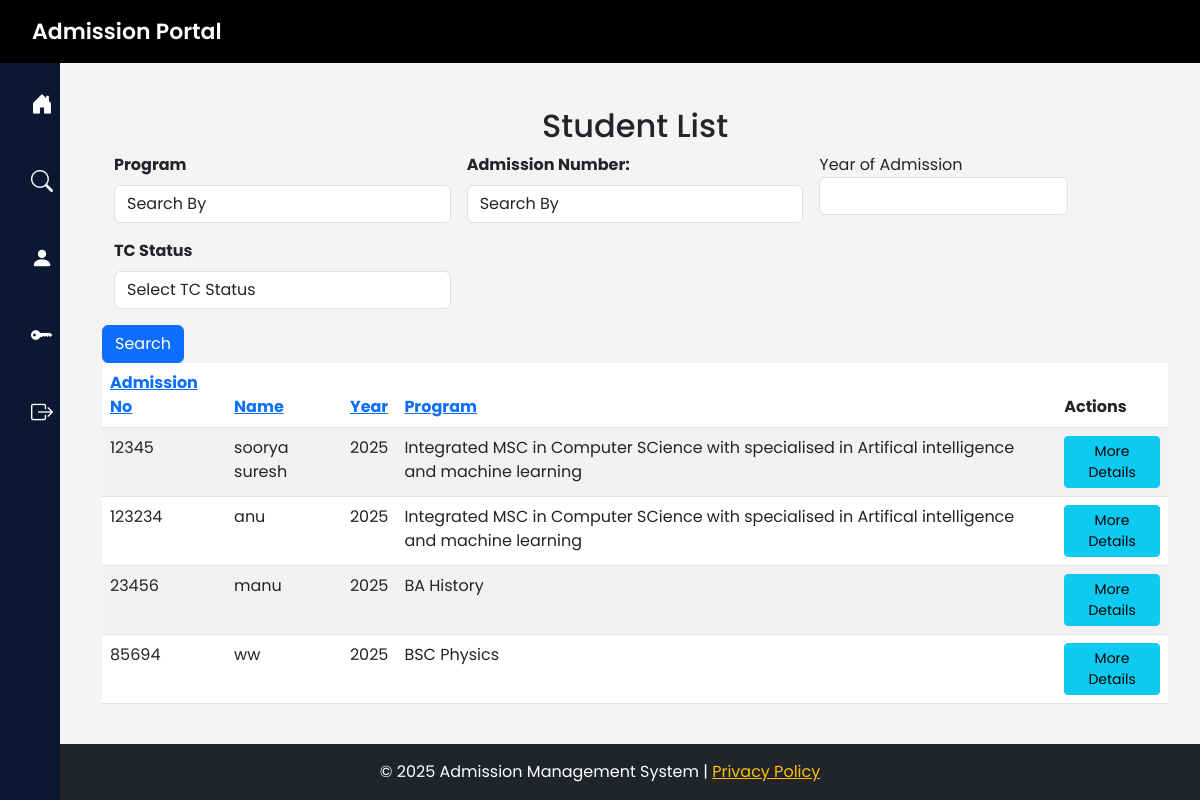
The page /students/ on the database its author committed.
### admission/models.py (models this page shows, shortened)
class Student(models.Model):
    user = models.OneToOneField(User, on_delete=models.CASCADE,null=True,default=None)
    stud_name = models.CharField(max_length=100)
    stud_adm_no = models.CharField(max_length=20, unique=True)
    stud_reg_no = models.CharField(max_length=20, unique=True, blank=True, null=True)
    stud_roll_no = models.CharField(max_length=20, unique=True, blank=True, null=True)
    aadhaar = models.CharField(max_length=12, unique=True)
    abc_id = models.CharField(max_length=50, blank=True, null=True)
    email = models.EmailField(unique=True)
    phone = models.CharField(max_length=15)
    dob = models.DateField()
    caste = models.ForeignKey(Caste, on_delete=models.SET_NULL, blank=True, null=True)  # Foreign Key to Caste
    religion = models.ForeignKey(Religion, on_delete=models.SET_NULL, blank=True, null=True)  # Foreign Key to Religion
    quota = models.ForeignKey(Quota, on_delete=models.SET_NULL, blank=True, null=True)
    category = models.ForeignKey(Category, on_delete=models.SET_NULL, blank=True, null=True)
    program= models.ForeignKey(Program, on_delete=models.SET_NULL, blank=True, null=True)  # Foreign Key to Quota# Foreign Key to Quota
    pathway= models.ForeignKey(Pathway, on_delete=models.SET_NULL, blank=True, null=True)  # Foreign Key to Quota# Foreign Key to Quota
    board=models.ForeignKey(Board, on_delete=models.SET_NULL, blank=True, null=True)
    normalized_mark = models.FloatField(default=0.0)
    parent_name = models.CharField(max_length=100)
    parent_mob = models.CharField(max_length=15)
    house_name = models.CharField(max_length=100)
    post = models.CharField(max_length=50)
    district = models.CharField(max_length=50)
    state = models.CharField(max_length=50)
    pincode = models.CharField(max_length=10)
    date_of_joining = models.DateField()
    income = models.DecimalField(max_digits=10, decimal_places=2, blank=True, null=True)
    egrantz = models.BooleanField(default=False)
    status = models.BooleanField(default=True)  # Active/Inactive
    gender = models.CharField(max_length=10, choices=[('Male', 'Male'), ('Female', 'Female'), ('Other', 'Other')])
    blood_group = models.CharField(max_length=5, choices=[('A+', 'A+'), ('A-', 'A-'), ('B+', 'B-'), ('O+', 'O-'), ('AB+', 'AB-')])
    language=models.CharField(max_length=10, choices=[('Malayalam', 'Malayalam'), ('Hindi', 'Hindi')] ,default='Malayalam')
    identification_mark = models.TextField(blank=True, null=True)
    year_of_admission = models.IntegerField(default=2025)
    from django.core.validators import FileExtensionValidator
    photo = models.ImageField(
        upload_to='student_photos/',
        blank=True,
        null=True,
        validators=[FileExtensionValidator(['jpg', 'jpeg', 'png'])]
    )

class Program(models.Model):
    program_name = models.CharField(max_length=100, unique=True)
    department = models.ForeignKey(Department, on_delete=models.SET_NULL, blank=True, null=True)  # ForeignKey to Department
    program_level = models.ForeignKey(ProgramLevel, on_delete=models.SET_NULL, blank=True, null=True)  # ForeignKey to ProgramLevel

### admission/views.py (the view)
# urls.py: path('students/', views.student_list, name='student_list'),
def student_list(request):
    students = Student.objects.all()
    programs = Program.objects.all()
    admission_numbers = Student.objects.values_list('stud_adm_no', flat=True).distinct()
    program_id = request.GET.get('program')
    stud_adm_no = request.GET.get('stud_adm_no')
    year_of_admission = request.GET.get('year_of_admission')
    tc_status = request.GET.get('tc_status')  # TC Status filter
    if program_id:
        students = students.filter(program_id=program_id)
    if stud_adm_no:
        students = students.filter(stud_adm_no=stud_adm_no)
    if year_of_admission:
        students = students.filter(year_of_admission=year_of_admission)
    if tc_status == "exclude":
        students = students.filter(status=True)  # Exclude students with status=True
    elif tc_status == "include":
        students = students.filter(status=False)  # Include only students with status=False
    return render(request, 'student_list.html', {
        'students': students,
        'programs': programs,
        'admission_numbers': admission_numbers,
    })

### admission/context_processors.py (called while the page is built)
def user_groups(request):
    is_office = request.user.groups.filter(name='office').exists()
    is_hod = request.user.groups.filter(name='hod').exists()
    is_superuser = request.user.is_superuser
    return {
        'is_office': is_office,
        'is_hod': is_hod,
        'is_superuser': is_superuser
    }

### admission/templates/student_list.html (shortened to what this page needs)
{% extends 'base.html' %}
{% block content %}
<div class="container mt-4">
    <h2 class="text-center">Student List</h2>
    <form method="GET" class="row g-3">
        <div class="col-md-4">
            <label class="form-label fw-bold">Program</label>
            <select name="program" class="form-control">
                <option value="">Search By</option>
            </select>
        </div>
        <div class="col-md-4">
            <label class="form-label fw-bold">Admission Number:</label>
            <select name="stud_adm_no" class="form-control">
                <option value="">Search By</option>
            </select>
        </div>
            <div class="col-md-3">
                <label>Year of Admission</label>
                <input type="number" name="year_of_admission" class="form-control" value="{{ request.GET.year_of_admission }}">
            </div>
            <div class="col-md-4">
                <label class="form-label fw-bold">TC Status</label>
                <select name="tc_status" class="form-control">
                    <option value=""> Select TC Status</option>
                </select>
            </div>
        </div>
        <button type="submit" class="btn btn-primary mt-3">Search</button>
    <table class="table table-striped">
        <thead>
            <tr>
                <th><a href="?sort_by=stud_adm_no">Admission No</a></th>
                <th><a href="?sort_by=stud_name">Name</a></th>
                <th><a href="?sort_by=year_of_admission">Year</a></th>
                <th><a href="?sort_by=program">Program</a></th>
                <th>Actions</th>
            </tr>
        </thead>
        <tbody>
            {% for student in students %}
            <tr>
                <td>{{ student.stud_adm_no }}</td>
                <td>{{ student.stud_name }}</td>
                <td>{{ student.year_of_admission }}</td>
                <td>{{ student.program.program_name }}</td>
                <td>
                    <a href="{% url 'student_detail' student.id %}" class="btn btn-info btn-sm">More Details</a>
                </td>
            </tr>
            {% empty %}
            <tr>
                <td colspan="5" class="text-center">No students found.</td>
            </tr>
            {% endfor %}
        </tbody>
    </table>
</div>
{% endblock %}

### templates/base.html (style rules this page uses)
body { font-family: 'Poppins', sans-serif; background: #f4f4f4; display: flex; min-height: 100vh; flex-direction: column; }

### rows shown on the page
Student: stud_adm_no "12345", stud_name "soorya suresh", year_of_admission "2025", program.program_name "Integrated MSC in Computer SCience with specialised in Artifical intelligence and machine learning"
Student: stud_adm_no "123234", stud_name "anu", year_of_admission "2025", program.program_name "Integrated MSC in Computer SCience with specialised in Artifical intelligence and machine learning"
Student: stud_adm_no "23456", stud_name "manu", year_of_admission "2025", program.program_name "BA History"
Student: stud_adm_no "85694", stud_name "ww", year_of_admission "2025", program.program_name "BSC Physics"
